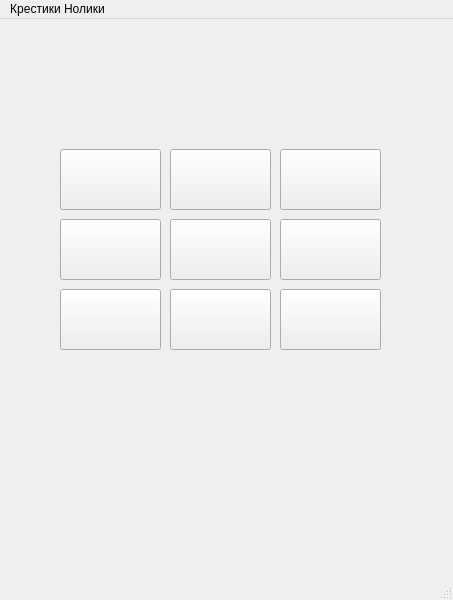
<?xml version="1.0" encoding="UTF-8"?>
<ui version="4.0">
 <class>MainWindow</class>
 <widget class="QMainWindow" name="MainWindow">
  <property name="geometry">
   <rect>
    <x>0</x>
    <y>0</y>
    <width>453</width>
    <height>600</height>
   </rect>
  </property>
  <property name="windowTitle">
   <string>MainWindow</string>
  </property>
  <widget class="QWidget" name="centralwidget">
   <widget class="QPushButton" name="Button1">
    <property name="geometry">
     <rect>
      <x>60</x>
      <y>130</y>
      <width>101</width>
      <height>61</height>
     </rect>
    </property>
    <property name="text">
     <string/>
    </property>
   </widget>
   <widget class="QPushButton" name="Button4">
    <property name="geometry">
     <rect>
      <x>60</x>
      <y>200</y>
      <width>101</width>
      <height>61</height>
     </rect>
    </property>
    <property name="text">
     <string/>
    </property>
   </widget>
   <widget class="QPushButton" name="Button3">
    <property name="geometry">
     <rect>
      <x>280</x>
      <y>130</y>
      <width>101</width>
      <height>61</height>
     </rect>
    </property>
    <property name="text">
     <string/>
    </property>
   </widget>
   <widget class="QPushButton" name="Button2">
    <property name="geometry">
     <rect>
      <x>170</x>
      <y>130</y>
      <width>101</width>
      <height>61</height>
     </rect>
    </property>
    <property name="text">
     <string/>
    </property>
   </widget>
   <widget class="QPushButton" name="Button5">
    <property name="geometry">
     <rect>
      <x>170</x>
      <y>200</y>
      <width>101</width>
      <height>61</height>
     </rect>
    </property>
    <property name="text">
     <string/>
    </property>
   </widget>
   <widget class="QPushButton" name="Button6">
    <property name="geometry">
     <rect>
      <x>280</x>
      <y>200</y>
      <width>101</width>
      <height>61</height>
     </rect>
    </property>
    <property name="text">
     <string/>
    </property>
   </widget>
   <widget class="QPushButton" name="Button7">
    <property name="geometry">
     <rect>
      <x>60</x>
      <y>270</y>
      <width>101</width>
      <height>61</height>
     </rect>
    </property>
    <property name="text">
     <string/>
    </property>
   </widget>
   <widget class="QPushButton" name="Button8">
    <property name="geometry">
     <rect>
      <x>170</x>
      <y>270</y>
      <width>101</width>
      <height>61</height>
     </rect>
    </property>
    <property name="text">
     <string/>
    </property>
   </widget>
   <widget class="QPushButton" name="Button9">
    <property name="geometry">
     <rect>
      <x>280</x>
      <y>270</y>
      <width>101</width>
      <height>61</height>
     </rect>
    </property>
    <property name="text">
     <string/>
    </property>
   </widget>
   <widget class="QLabel" name="resultLabel">
    <property name="geometry">
     <rect>
      <x>170</x>
      <y>80</y>
      <width>191</width>
      <height>41</height>
     </rect>
    </property>
    <property name="text">
     <string/>
    </property>
   </widget>
  </widget>
  <widget class="QMenuBar" name="menubar">
   <property name="geometry">
    <rect>
     <x>0</x>
     <y>0</y>
     <width>453</width>
     <height>20</height>
    </rect>
   </property>
   <widget class="QMenu" name="menu">
    <property name="title">
     <string>Крестики Нолики</string>
    </property>
   </widget>
   <addaction name="menu"/>
  </widget>
  <widget class="QStatusBar" name="statusbar"/>
 </widget>
 <resources/>
 <connections/>
</ui>
